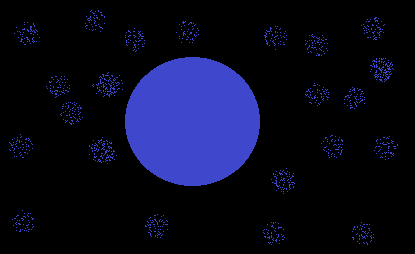
#> input picture PLGlnWj.png, 415 x 254 px
$ jupyter execute main.ipynb
#> lines starting #> are read from the running program, lines starting #| are printed output that depends on the picture; after the words box and inside, x2 and y2 are one past the last pixel; in counts of white or black regions, pixels touching at a corner belong together
[cell 1]
import numpy as np      # noqa
import cv2
from matplotlib import pyplot as plt
import imutils

image =  'PLGlnWj.png'
img = cv2.imread(image)
#> img is the input picture: shape (254, 415, 3); mean B, G, R 29.7, 10.5, 9.2
imgray = cv2.cvtColor(img, cv2.COLOR_BGR2GRAY)
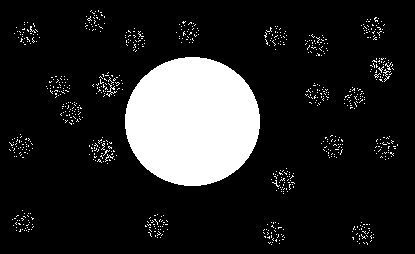
#> imgray: shape (254, 415); values 0 (black) and 84 (white), 14.6% white; 748 white regions (745 under 20 px), largest, box (x1, y1, x2, y2) and area: (125, 57, 260, 186) 13673, (106, 83, 117, 97) 36, (383, 69, 391, 82) 28
imgray =  imgray * 255
ret, thresh = cv2.threshold(imgray, 127, 255, 0)


kernel = cv2.getStructuringElement(cv2.MORPH_RECT, (6,6))
dilation = cv2.dilate(thresh, kernel, iterations=1 )
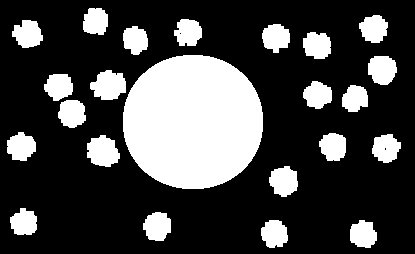
#> dilation: shape (254, 415); 27.2% white; 23 white regions, largest, box (x1, y1, x2, y2) and area: (123, 55, 263, 189) 15018, (90, 70, 126, 100) 790, (87, 135, 120, 167) 778

[cell 2]
edges = cv2.Canny(dilation,150,200)
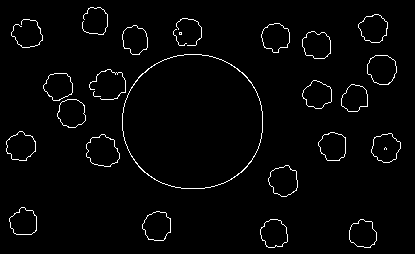
#> edges: shape (254, 415); 2.3% white in thin lines or dots
contours, hierarchy = cv2.findContours(edges.copy(), cv2.RETR_EXTERNAL, cv2.CHAIN_APPROX_SIMPLE)
#> contours = 26 contours, 7 with area under 20; largest, box (x1, y1, x2, y2) and area: (122, 54, 263, 189) 15043, (86, 134, 120, 167) 776, (367, 55, 397, 85) 674, (268, 165, 298, 197) 667, (142, 211, 171, 241) 627
for contour in contours:
    try:
        M = cv2.moments(contour)
        cX = int(M["m10"] / M["m00"])
        cY = int(M["m01"] / M["m00"])
    except ZeroDivisionError:
        pass

    contornos = cv2.drawContours(img, [contour], -1, (0,255,0), 1)
    cv2.circle(img, (cX, cY), 1, (255,255,255), -1)
    cv2.imwrite('imagem_resultado.png', img)
    plt.imshow(img)
#> this loop made 26 passes
#> (cX, cY) on passes 1, 2, 3, 4, 5, 6, 7, 8, 9, 10, 12, 13: (362, 233), (273, 233), (156, 225), (23, 221), (283, 180), (102, 150), (385, 147), (332, 145), (20, 146), (71, 112), (354, 97), (317, 94)
#> (contour, cX, cY) on pass 18: ([[179, 32], [179, 34], [181, 34], [181, 32]], 180, 33)
#> pass 2, `contornos = cv2.drawContours(img, [contour], -1, (0,255,0), 1)`:
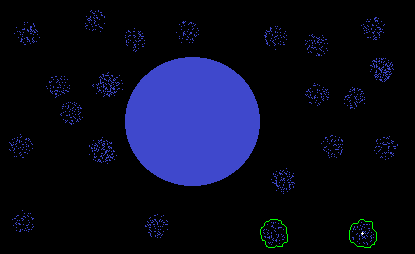
#> contornos: shape (254, 415, 3); mean B, G, R 29.7, 10.9, 9.2
#> after the loop:
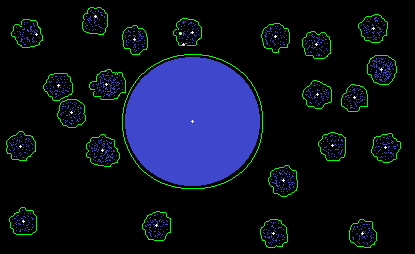
#> img: shape (254, 415, 3); 2.35% of pixels changed, all inside (x1, y1, x2, y2) = (6, 7, 401, 248)
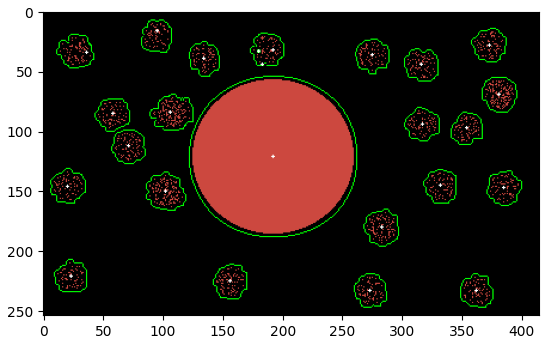
#> figure drawn by matplotlib, 1 panel; B, G, R data is drawn as R, G, B

[cell 3]
plt.hist(img.ravel(),256,[0,256])
plt.show()
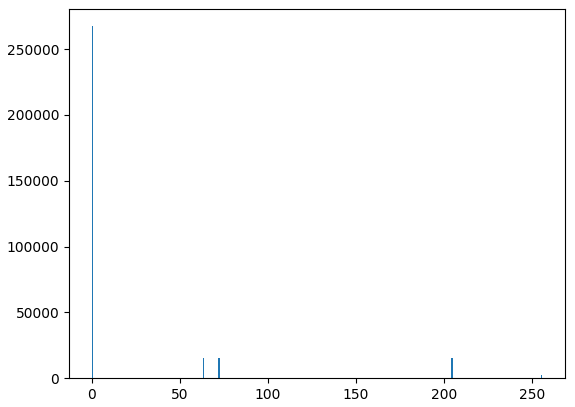
#> figure drawn by matplotlib, 1 panel; tallest bar 267475 high, from x = 0 to 1

[cell 4]
len(contours[0])
#> Out = 30
